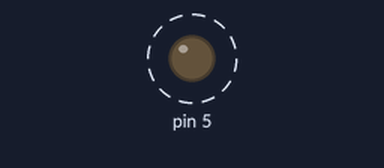
This sketch was run on a simulated Arduino Uno, built with avr-gcc and run on an emulated ATmega328P. Parts: output pins drawn as LEDs (lit = HIGH). Dashed ring = blinking.

Above: at 0.05 s.
Timing chart, 0 to 4.6 s (numbered marks = the images above):
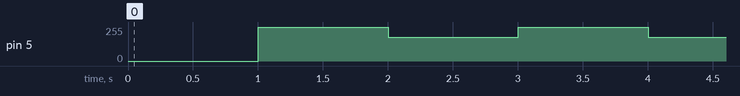

Measured:
- by itself, pin 5: alternates 255/255 for 1.0 s and 180/255 for 1.0 s

The sketch:

led.ino
```cpp
void setup() {
  // put your setup code here, to run once:
  pinMode(5, OUTPUT);

}

void loop() {
  // put your main code here, to run repeatedly:
  delay(1000);
  analogWrite(5, 255);
  delay(1000);
  analogWrite(5, 180);
}
```
